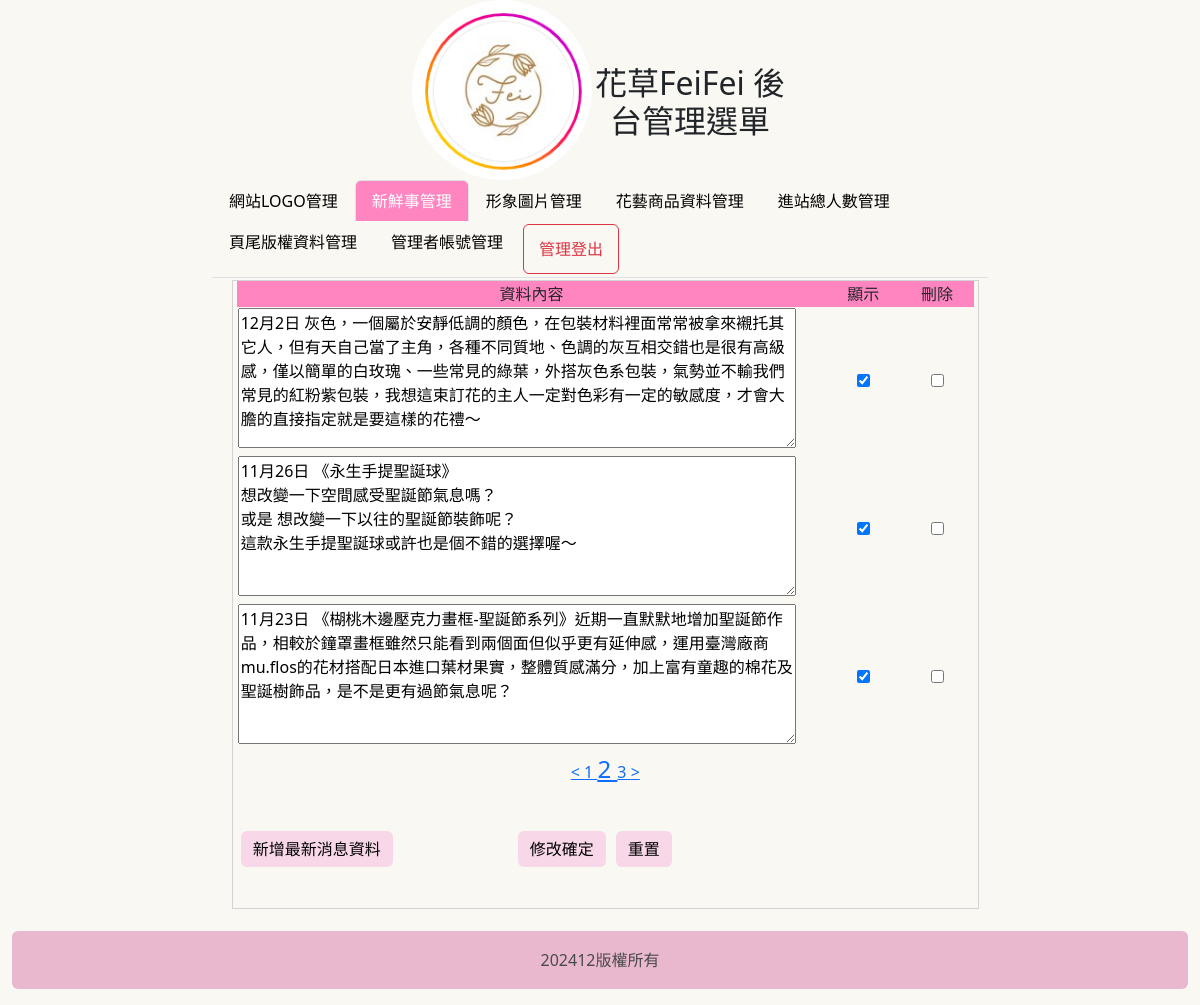
Screenshot of /admin.php?do=news&p=2 (signed in) with the database file from the repository.
### tables this page shows
CREATE TABLE `titles` (
  `id` int(10) UNSIGNED NOT NULL,
  `img` text NOT NULL,
  `text` text NOT NULL,
  `sh` int(1) UNSIGNED NOT NULL DEFAULT 0
);

CREATE TABLE `news` (
  `id` int(10) UNSIGNED NOT NULL,
  `img` text NOT NULL,
  `text` text NOT NULL,
  `sh` int(1) UNSIGNED NOT NULL DEFAULT 1
);

CREATE TABLE `bottom` (
  `id` int(10) UNSIGNED NOT NULL,
  `bottom` text NOT NULL
);

### api/db.php (called while the page is built, shortened)
<?php
class DB{
    protected $dsn="mysql:host=localhost;charset=utf8;dbname=flower";
    protected $pdo;
    protected $table;
    function __construct($table){
        $this->table=$table;
        $this->pdo=new PDO($this->dsn,'root','');
    }
    function all(...$arg){
        $sql="SELECT * FROM $this->table ";
        if(!empty($arg[0])){
            if(is_array($arg[0])){
                $where=$this->a2s($arg[0]);
                $sql=$sql . " WHERE ". join(" && ",$where);
            }else{
                $sql .= $arg[0];
            }
        }
        return $this->fetchAll($sql);
    }
    function find($id){
        $sql="SELECT * FROM $this->table ";
        if(is_array($id)){
            $where=$this->a2s($id);
            $sql=$sql . " WHERE ". join(" && ",$where);
        }else{
            $sql .= " WHERE `id`='$id' ";
        }
        return $this->fetchOne($sql);
    }
    function a2s($array){
        $tmp=[];
        foreach($array as $key => $value){
            $tmp[]="`$key`='$value'";
        }
        return $tmp;
    }
    function count($where=[]){
        return $this->math('count','*',$where);
    }
    protected function fetchOne($sql){
        return $this->pdo->query($sql)->fetch(PDO::FETCH_ASSOC);
    }
    protected function fetchAll($sql){
        return $this->pdo->query($sql)->fetchAll(PDO::FETCH_ASSOC);
    }
     protected function math($math,$col='id',$where=[]){
        $sql="SELECT $math($col) FROM $this->table";
        return $this->pdo->query($sql)->fetchColumn();
    }
}
$Title=new DB('titles');
$News=new DB('news');
$Bottom=new DB('bottom');

### backend/news.php (the view, shortened to what this page needs)
<div style="height:65vh; border:#D3D3D3 1px solid; width:76.5%; margin:2px 0px 0px 0px; float:left; position:relative; left:20px;">
    <div style="width:99%; height:100%; margin:auto; overflow:auto;">
        <form method="post" action="./api/edit.php">
            <table width="100%">
                <tbody>
                    <tr class="cent" style="background:#FF85C1">
                        <td width="80%">資料內容</td>
                        <td width="10%">顯示</td>
                        <td width="10%">刪除</td>
                    </tr>
                    <?php
                    $div = 3;
                    $total = $News->count();
                    $pages = ceil($total / $div);
                    $now = $_GET['p'] ?? 1;
                    $start = ($now - 1) * $div;
                    $rows = $News->all(" limit $start,$div");
                    foreach ($rows as $row) {
                    ?>
                        <tr>
                            <td>
                                <textarea name="text[]" style="width:95%;height:140px;"><?= $row['text']; ?></textarea>
                            </td>
                            <td style="text-align: center;">
                                <input type="checkbox" name="sh[]" value="<?= $row['id']; ?>" <?= ($row['sh'] == 1) ? 'checked' : ''; ?>>
                            </td>
                            <td style="text-align: center;">
                                <input type="checkbox" name="del[]" value="<?= $row['id']; ?>">
                            </td>
                        </tr>
                    <?php
                    }
                    ?>
                </tbody>
            </table>
            <div class="cent">
                <?php
                if (($now - 1) > 0) {
                    $prev = $now - 1;
                    echo "<a href='?do=$do&p=$prev'> < </a>";
                }
                for ($i = 1; $i <= $pages; $i++) {
                    $size = ($i == $now) ? "24px" : "16px";
                    echo "<a href='?do=$do&p=$i' style='font-size:$size'> ";
                    echo $i;
                    echo " </a>";
                }
                if (($now + 1) <= $pages) {
                    $next = $now + 1;
                    echo "<a href='?do=$do&p=$next'> > </a>";
                }
                ?>
            </div>
            <table style="margin-top:40px; width:70%;">
                <tbody>
                    <tr>
                        <td width="200px">
                            <input type="button" class="btn btn-custom btn-block"
                                onclick="op(&#39;#cover&#39;,&#39;#cvr&#39;,&#39;./modal/<?= $do; ?>.php?table=<?= $do; ?>&#39;)"
                                value="新增最新消息資料">
                        </td>
                        <td class="cent">
                            <input type="submit" value="修改確定" class="btn btn-custom btn-block">
                            <input type="reset" value="重置" class="btn btn-custom btn-block">
                        </td>
                    </tr>
                </tbody>
            </table>
        </form>
    </div>
</div>

### admin.php (shortened to what this page needs)
<?php include_once "api/db.php";
?>
<!DOCTYPE html>
<html lang="zh-TW">
<head>
    <link href="https://cdn.jsdelivr.net/npm/bootstrap@5.3.3/dist/css/bootstrap.min.css" rel="stylesheet">
    <link href="https://cdn.jsdelivr.net/npm/bootstrap@5.3.3/dist/css/bootstrap.min.css" rel="stylesheet">
    <link href="https://cdn.jsdelivr.net/npm/bootstrap@5.3.0-alpha1/dist/css/bootstrap.min.css" rel="stylesheet">
    <link href="./css/css.css" rel="stylesheet" type="text/css">
</head>
<body>
    <div class="container-fluid">
        <div class="row justify-content-center">
            <div class="col-12 col-md-4 d-flex align-items-center text-center">
                <a title="<?= $Title->find(['sh' => 1])['text']; ?>" href="index.php">
                    <div style="width: 180px; height: 180px; background: url('./upload/<?= $Title->find(['sh' => 1])['img']; ?>') center/cover no-repeat; border-radius: 50%;"></div>
                </a>
                <h2 class="mb-4 ml-3 pt-3 pt-md-5" style="padding-top: 25px;">花草FeiFei 後台管理選單</h2>
            </div>
        </div>
    </div>
    <div class="container-fluid">
        <div class="row">
            <div class="col-2"></div>
            <div class="col-8">
                <ul class="nav nav-tabs">
                    <?php
                    $activeTab = isset($_GET['do']) ? $_GET['do'] : 'title';
                    ?>
                    <li class="nav-item">
                        <a class="nav-link <?= ($activeTab == 'title') ? 'active' : ''; ?>" href="?do=title">網站LOGO管理</a>
                    </li>
                    <li class="nav-item">
                        <a class="nav-link <?= ($activeTab == 'news') ? 'active' : ''; ?>" href="?do=news">新鮮事管理</a>
                    </li>
                    <li class="nav-item">
                        <a class="nav-link <?= ($activeTab == 'mvim') ? 'active' : ''; ?>" href="?do=mvim">形象圖片管理</a>
                    </li>
                    <li class="nav-item">
                        <a class="nav-link <?= ($activeTab == 'image') ? 'active' : ''; ?>" href="?do=image">花藝商品資料管理</a>
                    </li>
                    <li class="nav-item">
                        <a class="nav-link <?= ($activeTab == 'total') ? 'active' : ''; ?>" href="?do=total">進站總人數管理</a>
                    </li>
                    <li class="nav-item">
                        <a class="nav-link <?= ($activeTab == 'bottom') ? 'active' : ''; ?>" href="?do=bottom">頁尾版權資料管理</a>
                    </li>
                    <li class="nav-item">
                        <a class="nav-link <?= ($activeTab == 'admin') ? 'active' : ''; ?>" href="?do=admin">管理者帳號管理</a>
                    </li>
                    <li class="nav-item">
                        <button onclick="document.cookie='user='; location.replace('./api/logout.php')"
                            class="btn btn-outline-danger w-100" style="height: 50px;">
                            管理登出
                        </button>
                    </li>
                </ul>
            </div>
            <div class="container-fluid" style="height:65vh" ;>
                <div class="row">
                    <div class="col-2"></div>
                    <div class="col-10">
                        <?php
                        $do = $_GET['do'] ?? 'title';
                        $file = "./backend/{$do}.php";
                        if (file_exists($file)) {
                            include $file;
                        } else {
                            include "./backend/title.php";
                        }
                        ?>
                    </div>
                </div>
            </div>
            <div class="container-fluid">
                <footer class="alert alert-gray text-center py-3 mt-4">
                    <span><?= $Bottom->find(1)['bottom']; ?></span>
                </footer>
            </div>
</body>
</html>

### css/css.css (style rules this page uses)
body { padding:0px; margin:0px; }
.cent { text-align:center; }
input,button { border:#999 1px solid; border-radius:3px; background:#EFEFEF; padding:5px; margin:3px; }

### admin.php (style rules this page uses)
body { background: #FAF8F2; }
.nav-link.active { background-color: #FF85C1 !important; color: white !important; }
.nav-link { color: black !important; }
.btn-custom { background-color: #F8D7E8; color: black; border: none; transition: background-color 0.3s, color 0.3s; }
.alert-gray { background-color: #E9B8CE; color: #4A4A4A; }

### rows the page displays
titles: img (picture)
news: text "12月2日 灰色，一個屬於安靜低調的顏色，在包裝材料裡面常常被拿來襯托其它人，但有天自己當了主角，各種不同質地、色調的灰互相交錯也是很有高級感，僅以簡單的白玫瑰、一些常見的綠葉，外搭灰色系包裝，氣勢並不輸我們常見的紅粉紫包裝，我想這束訂花的主人一定對色彩有一定的敏感度，才會大膽的直接指定就是要這樣的花禮～", sh "☑"
news: text "11月26日 《永生手提聖誕球》 想改變一下空間感受聖誕節氣息嗎？ 或是 想改變一下以往的聖誕節裝飾呢？ 這款永生手提聖誕球或許也是個不錯的選擇喔～", sh "☑"
news: text "11月23日 《楜桃木邊壓克力畫框-聖誕節系列》近期一直默默地增加聖誕節作品，相較於鐘罩畫框雖然只能看到兩個面但似乎更有延伸感，運用臺灣廠商 mu.flos的花材搭配日本進口葉材果實，整體質感滿分，加上富有童趣的棉花及聖誕樹飾品，是不是更有過節氣息呢？", sh "☑"
bottom: bottom "202412版權所有"
